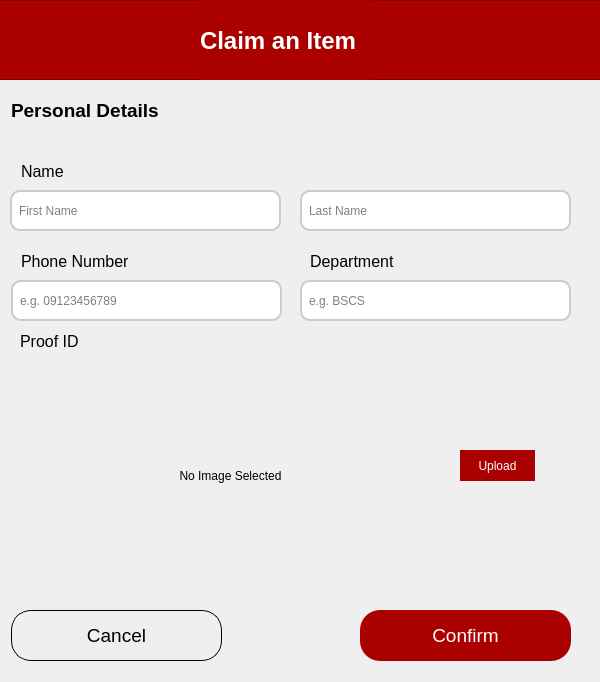
<?xml version="1.0" encoding="UTF-8"?>
<ui version="4.0">
 <class>ClaimPersonDialog</class>
 <widget class="QDialog" name="ClaimPersonDialog">
  <property name="geometry">
   <rect>
    <x>0</x>
    <y>0</y>
    <width>600</width>
    <height>682</height>
   </rect>
  </property>
  <property name="windowTitle">
   <string>Dialog</string>
  </property>
  <widget class="QPushButton" name="confirmButton">
   <property name="geometry">
    <rect>
     <x>360</x>
     <y>610</y>
     <width>211</width>
     <height>51</height>
    </rect>
   </property>
   <property name="font">
    <font>
     <pointsize>14</pointsize>
    </font>
   </property>
   <property name="styleSheet">
    <string notr="true">QPushButton {
        background-color: rgb(170, 0, 0);
        color: white;
        border: none;
        border-radius: 20px;
        padding: 8px 16px;
    }
    QPushButton:hover {
        background-color: #800000;
    }
    QPushButton:pressed {
        background-color: #4d0000;
    }</string>
   </property>
   <property name="text">
    <string>Confirm</string>
   </property>
  </widget>
  <widget class="QLineEdit" name="phoneNumberEdit">
   <property name="geometry">
    <rect>
     <x>11</x>
     <y>280</y>
     <width>271</width>
     <height>41</height>
    </rect>
   </property>
   <property name="styleSheet">
    <string notr="true">QLineEdit {
        border: 2px solid #ccc;
        border-radius: 10px;
        padding: 5px;
    }</string>
   </property>
   <property name="placeholderText">
    <string>e.g. 09123456789</string>
   </property>
  </widget>
  <widget class="QPushButton" name="cancelButton">
   <property name="geometry">
    <rect>
     <x>11</x>
     <y>610</y>
     <width>211</width>
     <height>51</height>
    </rect>
   </property>
   <property name="font">
    <font>
     <pointsize>14</pointsize>
    </font>
   </property>
   <property name="styleSheet">
    <string notr="true">QPushButton {
        border: 1px solid;
        border-radius: 20px;
        padding: 8px 16px;
    }
    QPushButton:hover {
        background-color: lightgray;
    }
    QPushButton:pressed {
        background-color: gray;
    }</string>
   </property>
   <property name="text">
    <string>Cancel</string>
   </property>
  </widget>
  <widget class="QLineEdit" name="departmentEdit">
   <property name="geometry">
    <rect>
     <x>300</x>
     <y>280</y>
     <width>271</width>
     <height>41</height>
    </rect>
   </property>
   <property name="styleSheet">
    <string notr="true">QLineEdit {
        border: 2px solid #ccc;
        border-radius: 10px;
        padding: 5px;
    }</string>
   </property>
   <property name="placeholderText">
    <string>e.g. BSCS</string>
   </property>
  </widget>
  <widget class="QFrame" name="frame">
   <property name="geometry">
    <rect>
     <x>-10</x>
     <y>0</y>
     <width>611</width>
     <height>80</height>
    </rect>
   </property>
   <property name="styleSheet">
    <string notr="true">background-color: rgb(170, 0, 0);</string>
   </property>
   <property name="frameShape">
    <enum>QFrame::StyledPanel</enum>
   </property>
   <property name="frameShadow">
    <enum>QFrame::Raised</enum>
   </property>
   <widget class="QLabel" name="label">
    <property name="geometry">
     <rect>
      <x>210</x>
      <y>0</y>
      <width>171</width>
      <height>81</height>
     </rect>
    </property>
    <property name="font">
     <font>
      <pointsize>18</pointsize>
      <weight>75</weight>
      <bold>true</bold>
     </font>
    </property>
    <property name="styleSheet">
     <string notr="true">color: rgb(255, 255, 255);</string>
    </property>
    <property name="text">
     <string>Claim an Item</string>
    </property>
   </widget>
  </widget>
  <widget class="QLabel" name="label_10">
   <property name="geometry">
    <rect>
     <x>21</x>
     <y>250</y>
     <width>191</width>
     <height>23</height>
    </rect>
   </property>
   <property name="font">
    <font>
     <pointsize>12</pointsize>
    </font>
   </property>
   <property name="text">
    <string>Phone Number</string>
   </property>
  </widget>
  <widget class="QLineEdit" name="lastNameEdit">
   <property name="geometry">
    <rect>
     <x>300</x>
     <y>190</y>
     <width>271</width>
     <height>41</height>
    </rect>
   </property>
   <property name="styleSheet">
    <string notr="true">QLineEdit {
        border: 2px solid #ccc;
        border-radius: 10px;
        padding: 5px;
    }</string>
   </property>
   <property name="placeholderText">
    <string>Last Name</string>
   </property>
  </widget>
  <widget class="QLabel" name="label_8">
   <property name="geometry">
    <rect>
     <x>20</x>
     <y>330</y>
     <width>191</width>
     <height>23</height>
    </rect>
   </property>
   <property name="font">
    <font>
     <pointsize>12</pointsize>
    </font>
   </property>
   <property name="text">
    <string>Proof ID</string>
   </property>
  </widget>
  <widget class="QLabel" name="label_9">
   <property name="geometry">
    <rect>
     <x>21</x>
     <y>160</y>
     <width>80</width>
     <height>23</height>
    </rect>
   </property>
   <property name="font">
    <font>
     <pointsize>12</pointsize>
    </font>
   </property>
   <property name="text">
    <string>Name</string>
   </property>
  </widget>
  <widget class="QLineEdit" name="firstNameEdit">
   <property name="geometry">
    <rect>
     <x>10</x>
     <y>190</y>
     <width>271</width>
     <height>41</height>
    </rect>
   </property>
   <property name="styleSheet">
    <string notr="true">QLineEdit {
        border: 2px solid #ccc;
        border-radius: 10px;
        padding: 5px;
    }</string>
   </property>
   <property name="placeholderText">
    <string>First Name</string>
   </property>
  </widget>
  <widget class="QLabel" name="label_13">
   <property name="geometry">
    <rect>
     <x>11</x>
     <y>90</y>
     <width>251</width>
     <height>41</height>
    </rect>
   </property>
   <property name="font">
    <font>
     <pointsize>14</pointsize>
     <weight>75</weight>
     <bold>true</bold>
    </font>
   </property>
   <property name="text">
    <string>Personal Details</string>
   </property>
  </widget>
  <widget class="QLabel" name="proofImagePreview">
   <property name="geometry">
    <rect>
     <x>10</x>
     <y>360</y>
     <width>441</width>
     <height>231</height>
    </rect>
   </property>
   <property name="text">
    <string>No Image Selected</string>
   </property>
   <property name="alignment">
    <set>Qt::AlignCenter</set>
   </property>
  </widget>
  <widget class="QLabel" name="label_12">
   <property name="geometry">
    <rect>
     <x>310</x>
     <y>250</y>
     <width>191</width>
     <height>23</height>
    </rect>
   </property>
   <property name="font">
    <font>
     <pointsize>12</pointsize>
    </font>
   </property>
   <property name="text">
    <string>Department</string>
   </property>
  </widget>
  <widget class="QPushButton" name="uploadImageButton">
   <property name="geometry">
    <rect>
     <x>460</x>
     <y>450</y>
     <width>75</width>
     <height>31</height>
    </rect>
   </property>
   <property name="styleSheet">
    <string notr="true">QPushButton {
        background-color: rgb(170, 0, 0);
        color: white;
        border: none;
        border-radius: 20px;
        padding: 8px 16px;
    }
    QPushButton:hover {
        background-color: #800000;
    }
    QPushButton:pressed {
        background-color: #4d0000;
    }</string>
   </property>
   <property name="text">
    <string>Upload</string>
   </property>
  </widget>
 </widget>
 <resources/>
 <connections/>
</ui>
